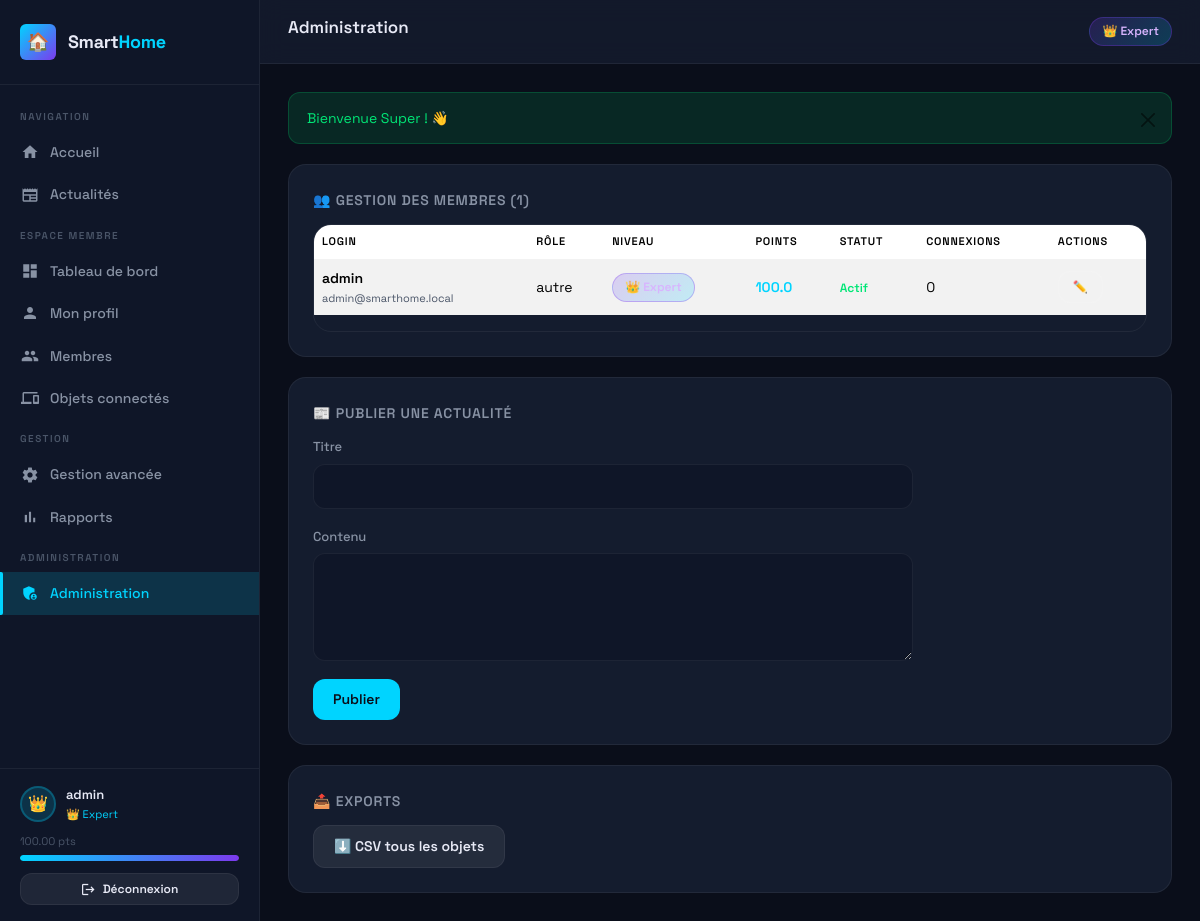
Page /admin/utilisateurs.php (signed in) on the committed database.
### tables this page shows
CREATE TABLE utilisateurs (
    id INT AUTO_INCREMENT PRIMARY KEY,
    login VARCHAR(50) UNIQUE NOT NULL,
    email VARCHAR(100) UNIQUE NOT NULL,
    mot_de_passe VARCHAR(255) NOT NULL,
    nom VARCHAR(100),
    prenom VARCHAR(100),
    age INT,
    sexe ENUM('homme','femme','autre'),
    date_naissance DATE,
    type_membre ENUM('père','mère','enfant','grand-parent','autre') DEFAULT 'autre',
    photo VARCHAR(255) DEFAULT 'default.png',
    niveau ENUM('débutant','intermédiaire','avancé','expert') DEFAULT 'débutant',
    points DECIMAL(8,2) DEFAULT 0.00,
    nb_connexions INT DEFAULT 0,
    nb_actions INT DEFAULT 0,
    statut ENUM('en_attente','actif','suspendu') DEFAULT 'en_attente',
    token_validation VARCHAR(255),
    date_inscription DATETIME DEFAULT CURRENT_TIMESTAMP,
    derniere_connexion DATETIME,
    INDEX idx_login (login),
    INDEX idx_email (email),
    INDEX idx_niveau (niveau),
    INDEX idx_statut (statut)
);

### includes/config.php (called while the page is built, shortened)
<?php
function getDB(): PDO {
    static $pdo = null;
    if ($pdo === null) {
        $dsn = "mysql:host=" . DB_HOST . ";dbname=" . DB_NAME . ";charset=" . DB_CHARSET;
        $options = [
            PDO::ATTR_ERRMODE            => PDO::ERRMODE_EXCEPTION,
            PDO::ATTR_DEFAULT_FETCH_MODE => PDO::FETCH_ASSOC,
            PDO::ATTR_EMULATE_PREPARES   => false,
        ];
        try {
            $pdo = new PDO($dsn, DB_USER, DB_PASS, $options);
        } catch (PDOException $e) {
            die(json_encode(['error' => 'Connexion base de données impossible : ' . $e->getMessage()]));
        }
    }
    return $pdo;
}
function sanitize(string $input): string {
    return htmlspecialchars(trim($input), ENT_QUOTES, 'UTF-8');
}
function getCurrentUser(): ?array {
    $pdo = getDB();
    $stmt = $pdo->prepare("SELECT * FROM utilisateurs WHERE id = ?");
    $stmt->execute([$_SESSION['user_id']]);
    return $stmt->fetch() ?: null;
}
function getNiveauLabel(string $niveau): string {
    $labels = [
        'débutant'     => 'Débutant',
        'intermédiaire'=> 'Intermédiaire',
        'avancé'       => 'Avancé',
        'expert'       => 'Expert',
    ];
    return $labels[$niveau] ?? $niveau;
}
function getFlash(): ?array {
    if (isset($_SESSION['flash'])) {
        $flash = $_SESSION['flash'];
        return $flash;
    }
    return null;
}

### admin/utilisateurs.php (the view, shortened to what this page needs)
<?php
require_once '../includes/config.php';
$pageTitle  = 'Administration';
$activePage = 'admin';
require_once '../includes/header.php';
$pdo = getDB();
$membres = $pdo->query("SELECT * FROM utilisateurs ORDER BY date_inscription DESC")->fetchAll();
$niveauEmoji = ['débutant'=>'🌱','intermédiaire'=>'⚡','avancé'=>'🚀','expert'=>'👑'];
?>
<div class="card" style="margin-bottom:20px">
  <div class="card-title">👥 Gestion des membres (<?= count($membres) ?>)</div>
  <div class="table-wrap">
    <table class="table table-striped table-hover">
      <thead><tr><th>Login</th><th>Rôle</th><th>Niveau</th><th>Points</th><th>Statut</th><th>Connexions</th><th>Actions</th></tr></thead>
      <tbody>
        <?php foreach ($membres as $m): ?>
        <tr>
          <td>
            <div style="font-weight:600"><?= sanitize($m['login']) ?></div>
            <div style="font-size:11px;color:var(--text-muted)"><?= sanitize($m['email']) ?></div>
          </td>
          <td><?= sanitize($m['type_membre']) ?></td>
          <td><span class="badge-niveau <?= $m['niveau'] ?>"><?= $niveauEmoji[$m['niveau']] ?> <?= getNiveauLabel($m['niveau']) ?></span></td>
          <td style="color:var(--accent);font-weight:600"><?= number_format($m['points'], 1) ?></td>
          <td>
            <?php $couleurStatut = ['actif'=>'var(--success)','en_attente'=>'var(--warning)','suspendu'=>'var(--danger)']; ?>
            <span style="color:<?= $couleurStatut[$m['statut']] ?? 'inherit' ?>;font-size:12px;font-weight:600">
              <?= ucfirst(str_replace('_',' ',$m['statut'])) ?>
            </span>
          </td>
          <td><?= $m['nb_connexions'] ?></td>
          <td>
            <button class="btn btn-secondary btn-sm" onclick="openEditModal(<?= htmlspecialchars(json_encode($m), ENT_QUOTES) ?>)">✏️</button>
          </td>
        </tr>
        <?php endforeach; ?>
      </tbody>
    </table>
  </div>
</div>
<div class="card">
  <div class="card-title">📰 Publier une actualité</div>
  <form method="POST" style="max-width:600px">
    <div class="form-group">
      <label class="form-label">Titre</label>
      <input type="text" name="titre" class="form-control" required>
    </div>
    <div class="form-group">
      <label class="form-label">Contenu</label>
      <textarea name="contenu" class="form-control" rows="4" required></textarea>
    </div>
    <button type="submit" class="btn btn-primary">Publier</button>
  </form>
</div>
<div class="card" style="margin-top:20px">
  <div class="card-title">📤 Exports</div>
  <div style="display:flex;gap:10px;flex-wrap:wrap">
    <a href="../gestion/exporter-rapport.php" class="btn btn-secondary">⬇️ CSV tous les objets</a>
  </div>
</div>
<?php require_once '../includes/footer.php'; ?>

### includes/header.php (shortened to what this page needs)
<?php
$user = getCurrentUser();
$flash = getFlash();
$niveauEmoji = [
    'débutant'      => '🌱',
    'intermédiaire' => '⚡',
    'avancé'        => '🚀',
    'expert'        => '👑',
];
$emoji = $niveauEmoji[$user['niveau']] ?? '🌱';
$nextNiveauSeuil = [
    'débutant'      => POINTS_INTERMEDIAIRE,
    'intermédiaire' => POINTS_AVANCE,
    'avancé'        => POINTS_EXPERT,
    'expert'        => null,
];
$currentSeuil = [
    'débutant'      => 0,
    'intermédiaire' => POINTS_INTERMEDIAIRE,
    'avancé'        => POINTS_AVANCE,
    'expert'        => POINTS_EXPERT,
];
$next   = $nextNiveauSeuil[$user['niveau']] ?? null;
$from   = $currentSeuil[$user['niveau']] ?? 0;
$pct    = $next ? min(100, round(($user['points'] - $from) / ($next - $from) * 100)) : 100;
?>
<!DOCTYPE html>
<html lang="fr">
<head>
<link href="https://cdn.jsdelivr.net/npm/bootstrap@5.3.3/dist/css/bootstrap.min.css" rel="stylesheet">
<link rel="stylesheet" href="<?= SITE_URL ?>/css/style.css">
</head>
<body>
<div class="layout">
<aside class="sidebar" id="sidebar">
  <div class="sidebar-logo">
    <div class="logo-icon">🏠</div>
    <div class="logo-text">Smart<span>Home</span></div>
  </div>
  <nav class="sidebar-nav">
    <div class="nav-section-title">Navigation</div>
    <a href="<?= SITE_URL ?>/index.php" class="nav-item <?= ($activePage ?? '') === 'accueil' ? 'active' : '' ?>">
      <span class="nav-icon"><span class="material-icons" style="font-size:18px">home</span></span>
      Accueil
    </a>
    <a href="<?= SITE_URL ?>/actualites.php" class="nav-item <?= ($activePage ?? '') === 'actualites' ? 'active' : '' ?>">
      <span class="nav-icon"><span class="material-icons" style="font-size:18px">newspaper</span></span>
      Actualités
    </a>
    <div class="nav-section-title">Espace membre</div>
    <a href="<?= SITE_URL ?>/dashboard.php" class="nav-item <?= ($activePage ?? '') === 'dashboard' ? 'active' : '' ?>">
      <span class="nav-icon"><span class="material-icons" style="font-size:18px">dashboard</span></span>
      Tableau de bord
    </a>
    <a href="<?= SITE_URL ?>/profil.php" class="nav-item <?= ($activePage ?? '') === 'profil' ? 'active' : '' ?>">
      <span class="nav-icon"><span class="material-icons" style="font-size:18px">person</span></span>
      Mon profil
    </a>
    <a href="<?= SITE_URL ?>/membres.php" class="nav-item <?= ($activePage ?? '') === 'membres' ? 'active' : '' ?>">
      <span class="nav-icon"><span class="material-icons" style="font-size:18px">group</span></span>
      Membres
    </a>
    <a href="<?= SITE_URL ?>/objets.php" class="nav-item <?= ($activePage ?? '') === 'objets' ? 'active' : '' ?>">
      <span class="nav-icon"><span class="material-icons" style="font-size:18px">devices</span></span>
      Objets connectés
    </a>
    <?php if (in_array($user['niveau'], ['avancé', 'expert'])): ?>
    <div class="nav-section-title">Gestion</div>
    <a href="<?= SITE_URL ?>/gestion/dashboard.php" class="nav-item <?= ($activePage ?? '') === 'gestion' ? 'active' : '' ?>">
      <span class="nav-icon"><span class="material-icons" style="font-size:18px">settings</span></span>
      Gestion avancée
    </a>
    <a href="<?= SITE_URL ?>/gestion/rapports.php" class="nav-item <?= ($activePage ?? '') === 'rapports' ? 'active' : '' ?>">
      <span class="nav-icon"><span class="material-icons" style="font-size:18px">bar_chart</span></span>
      Rapports
    </a>
    <?php endif; ?>
    <?php if ($user['niveau'] === 'expert'): ?>
    <div class="nav-section-title">Administration</div>
    <a href="<?= SITE_URL ?>/admin/utilisateurs.php" class="nav-item <?= ($activePage ?? '') === 'admin' ? 'active' : '' ?>">
      <span class="nav-icon"><span class="material-icons" style="font-size:18px">admin_panel_settings</span></span>
      Administration
    </a>
    <?php endif; ?>
  </nav>
  <div class="sidebar-footer">
    <div class="sidebar-user">
      <div class="sidebar-avatar">
        <?php if ($user['photo'] && $user['photo'] !== 'default.png'): ?>
          <img src="<?= SITE_URL ?>/assets/img/<?= sanitize($user['photo']) ?>" alt="avatar">
        <?php else: ?>
          <?= $emoji ?>
        <?php endif; ?>
      </div>
      <div class="sidebar-user-info">
        <div class="name"><?= sanitize($user['login']) ?></div>
        <div class="niveau"><?= $emoji ?> <?= getNiveauLabel($user['niveau']) ?></div>
      </div>
    </div>
    <div style="margin-top:10px">
      <div style="display:flex;justify-content:space-between;font-size:11px;color:var(--text-muted);margin-bottom:4px">
        <span><?= number_format($user['points'], 2) ?> pts</span>
      </div>
      <div class="progress-bar">
        <div class="progress-fill" style="width:<?= $pct ?>%"></div>
      </div>
    </div>
    <a href="<?= SITE_URL ?>/logout.php" class="btn btn-secondary btn-sm" style="width:100%;margin-top:12px;justify-content:center">
      <span class="material-icons" style="font-size:15px">logout</span> Déconnexion
    </a>
  </div>
</aside>
<main class="main-content">
  <div class="topbar">
    <h1 class="topbar-title"><?= sanitize($pageTitle ?? 'Dashboard') ?></h1>
    <div style="display:flex;align-items:center;gap:10px">
      <span class="badge-niveau <?= $user['niveau'] ?>"><?= $emoji ?> <?= getNiveauLabel($user['niveau']) ?></span>
    </div>
  </div>
  <div class="page-content">
    <?php if ($flash): ?>
    <div class="alert alert-<?= $flash['type'] === 'success' ? 'success' : ($flash['type'] === 'error' ? 'danger' : 'info') ?> alert-dismissible fade show">
      <?= sanitize($flash['message']) ?>
      <button type="button" class="btn-close" data-bs-dismiss="alert"></button>
    </div>
    <?php endif; ?>

### rows in the picture
utilisateurs: niveau "👑", login "admin", niveau "Expert", points "100.00", email "admin@smarthome.local", type_membre "autre", points "100.0", statut "Actif", nb_connexions "0"

### other values in the picture
$pageTitle "Administration"
$flash['message'] "Bienvenue Super ! 👋"
count($membres) "1"
